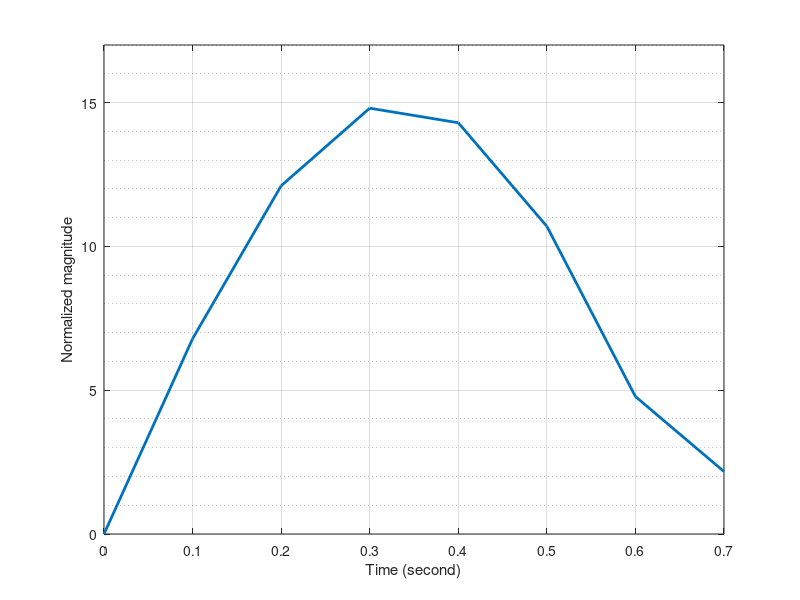
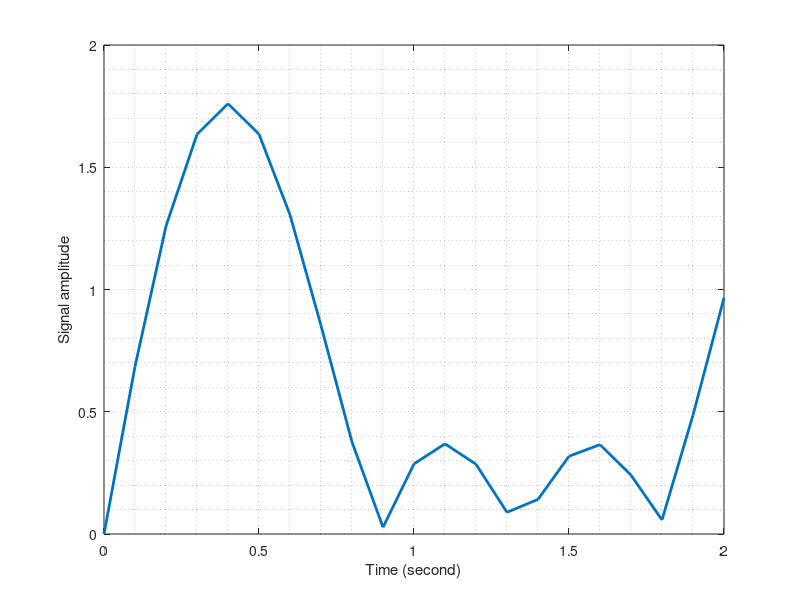

The MATLAB source for these figures, in order:
% Teknik Pengkodean Data Analog Sinyal Digital
% Soal 1 
t = 0:0.1:0.7;
f = 16000;
y = 15*abs(sind(2*pi*f*t));
figure(1);
plot(t, y, 'linewidth', 2);
grid on;
set (gca, "yminorgrid", "on");
ylim( [ 0 17 ] )
xlabel("Time (second)");
ylabel("Normalized magnitude");

% Soal 2

t = 0:0.1:2;
f = 16000;
y = abs(sind(2*pi*f*t)+sind(2*pi*0.5*f*t));
figure(2);
plot(t, y, 'linewidth', 2);
grid minor;
xlabel("Time (second)");
ylabel("Signal amplitude");